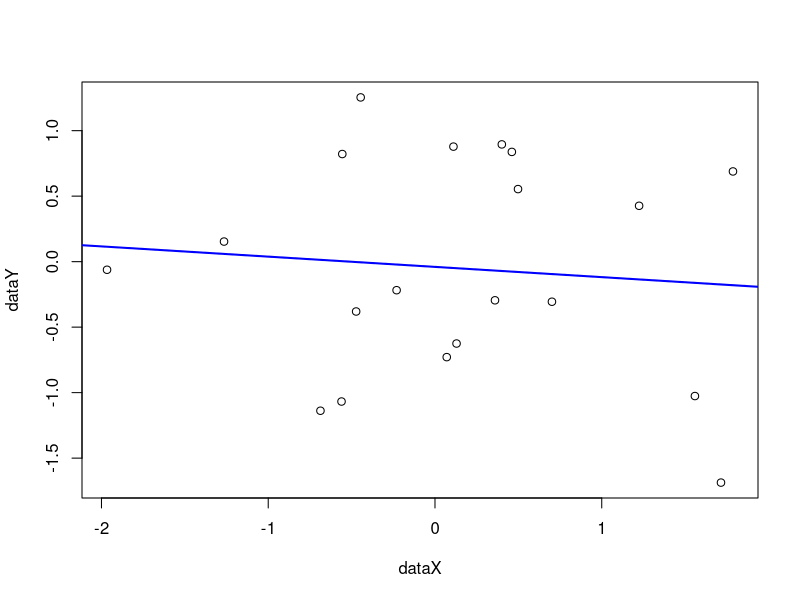

This figure's R source:
## ---- chunk 1
knitr::opts_chunk$set(echo = FALSE)
## ---- chunk 2
set.seed(123)
number_of_points_we_want=20
dataX <- rnorm(number_of_points_we_want)
dataY <- rnorm(number_of_points_we_want)
df<-data.frame(cbind(dataX,dataY))
fit<-lm(dataY ~ dataX, data =df)
plot(df)
abline(fit, col = "blue", lwd = 2)
